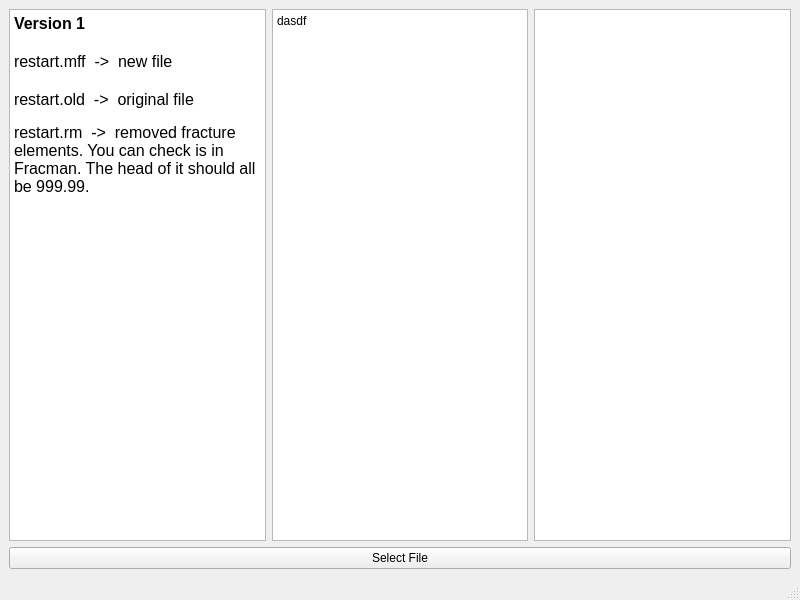
<?xml version="1.0" encoding="UTF-8"?>
<ui version="4.0">
 <class>MainWindow</class>
 <widget class="QMainWindow" name="MainWindow">
  <property name="geometry">
   <rect>
    <x>0</x>
    <y>0</y>
    <width>800</width>
    <height>600</height>
   </rect>
  </property>
  <property name="windowTitle">
   <string>MainWindow</string>
  </property>
  <widget class="QWidget" name="centralwidget">
   <layout class="QGridLayout" name="gridLayout">
    <item row="0" column="0">
     <layout class="QVBoxLayout" name="verticalLayout">
      <item>
       <layout class="QHBoxLayout" name="horizontalLayout">
        <item>
         <widget class="QTextBrowser" name="textBrowser">
          <property name="html">
           <string>&lt;!DOCTYPE HTML PUBLIC &quot;-//W3C//DTD HTML 4.0//EN&quot; &quot;http://www.w3.org/TR/REC-html40/strict.dtd&quot;&gt;
&lt;html&gt;&lt;head&gt;&lt;meta name=&quot;qrichtext&quot; content=&quot;1&quot; /&gt;&lt;style type=&quot;text/css&quot;&gt;
p, li { white-space: pre-wrap; }
&lt;/style&gt;&lt;/head&gt;&lt;body style=&quot; font-family:'PMingLiU'; font-size:9pt; font-weight:400; font-style:normal;&quot;&gt;
&lt;p style=&quot; margin-top:0px; margin-bottom:0px; margin-left:0px; margin-right:0px; -qt-block-indent:0; text-indent:0px;&quot;&gt;&lt;span style=&quot; font-family:'PMingLiU'; font-size:12pt; font-weight:600;&quot;&gt;Version 1&lt;/span&gt;&lt;/p&gt;
&lt;p style=&quot;-qt-paragraph-type:empty; margin-top:0px; margin-bottom:0px; margin-left:0px; margin-right:0px; -qt-block-indent:0; text-indent:0px; font-family:'PMingLiU'; font-size:12pt;&quot;&gt;&lt;br /&gt;&lt;/p&gt;
&lt;p style=&quot; margin-top:0px; margin-bottom:0px; margin-left:0px; margin-right:0px; -qt-block-indent:0; text-indent:0px;&quot;&gt;&lt;span style=&quot; font-family:'PMingLiU'; font-size:12pt;&quot;&gt;restart.mff  -&amp;gt;  new file&lt;/span&gt;&lt;/p&gt;
&lt;p style=&quot;-qt-paragraph-type:empty; margin-top:0px; margin-bottom:0px; margin-left:0px; margin-right:0px; -qt-block-indent:0; text-indent:0px; font-family:'PMingLiU'; font-size:12pt;&quot;&gt;&lt;br /&gt;&lt;/p&gt;
&lt;p style=&quot; margin-top:0px; margin-bottom:0px; margin-left:0px; margin-right:0px; -qt-block-indent:0; text-indent:0px;&quot;&gt;&lt;span style=&quot; font-family:'PMingLiU'; font-size:12pt;&quot;&gt;restart.old  -&amp;gt;  original file&lt;/span&gt;&lt;/p&gt;
&lt;p style=&quot;-qt-paragraph-type:empty; margin-top:0px; margin-bottom:0px; margin-left:0px; margin-right:0px; -qt-block-indent:0; text-indent:0px; font-family:'PMingLiU';&quot;&gt;&lt;br /&gt;&lt;/p&gt;
&lt;p style=&quot; margin-top:0px; margin-bottom:0px; margin-left:0px; margin-right:0px; -qt-block-indent:0; text-indent:0px;&quot;&gt;&lt;span style=&quot; font-family:'PMingLiU'; font-size:12pt;&quot;&gt;restart.rm  -&amp;gt;  removed fracture elements. You can check is in Fracman. The head of it should all be 999.99.&lt;/span&gt;&lt;/p&gt;
&lt;p style=&quot;-qt-paragraph-type:empty; margin-top:0px; margin-bottom:0px; margin-left:0px; margin-right:0px; -qt-block-indent:0; text-indent:0px; font-family:'PMingLiU';&quot;&gt;&lt;br /&gt;&lt;/p&gt;&lt;/body&gt;&lt;/html&gt;</string>
          </property>
         </widget>
        </item>
        <item>
         <widget class="QPlainTextEdit" name="plainTextEdit">
          <property name="enabled">
           <bool>true</bool>
          </property>
          <property name="plainText">
           <string>dasdf</string>
          </property>
         </widget>
        </item>
        <item>
         <widget class="QTextBrowser" name="textBrowser_2"/>
        </item>
       </layout>
      </item>
      <item>
       <widget class="QPushButton" name="selectFile_PB">
        <property name="text">
         <string>Select File</string>
        </property>
       </widget>
      </item>
     </layout>
    </item>
   </layout>
  </widget>
  <widget class="QMenuBar" name="menubar">
   <property name="geometry">
    <rect>
     <x>0</x>
     <y>0</y>
     <width>800</width>
     <height>21</height>
    </rect>
   </property>
  </widget>
  <widget class="QStatusBar" name="statusbar"/>
 </widget>
 <resources/>
 <connections/>
</ui>
